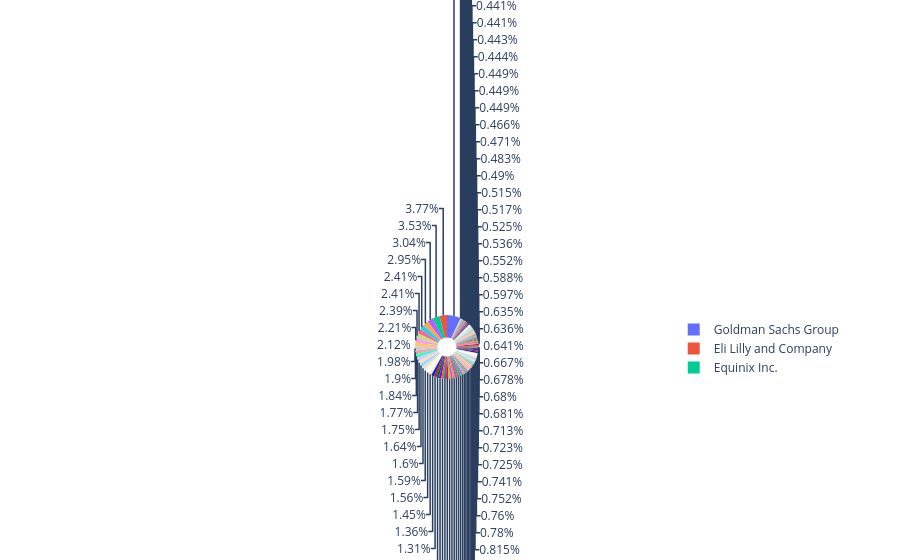

Source (notebook cell):
### Code cell
fig = go.Figure(data=[go.Pie(labels=stock_allocation['stock_name'], values=stock_allocation['current_allocation'],hole=0.3)])
fig.show()

### Figure 1 — Plotly figure (JSON) as saved in the notebook; plotly's stock layout.template omitted (floating-point values rounded to 4 significant figures)
{"data": [{"hole": 0.3, "labels": ["3M Company", "AT&T Inc.", "Abbott Laboratories", "Adobe Inc.", "Advanced Micro Devices", "Air Products & Chemicals", "Alphabet Inc.", "Amazon.com Inc.", "American Electric Power", "American Express Company", "American Tower Corp.", "Amgen Inc.", "Apple Inc.", "AvalonBay Communities", "Bank of America Corp.", "BlackRock Inc.", "Boeing Company", "Bristol-Myers Squibb", "Caterpillar Inc.", "Charter Communications", "Chevron Corporation", "Chubb Limited", "Cisco Systems Inc.", "Citigroup Inc.", "Comcast Corporation", "ConocoPhillips", "Costco Wholesale Corp.", "Crown Castle Inc.", "Deere & Company", "Digital Realty Trust", "Dominion Energy Inc.", "Duke Energy Corporation", "EOG Resources Inc.", "Ecolab Inc.", "Eli Lilly and Company", "Equinix Inc.", "Equity Residential", "Eversource Energy", "Exelon Corporation", "Exxon Mobil Corporation", "FedEx Corporation", "Fox Corporation", "Freeport-McMoRan Inc.", "General Electric Company", "Goldman Sachs Group", "Honeywell International", "IBM Corporation", "Intel Corporation", "International Paper Co.", "JPMorgan Chase & Co.", "Johnson & Johnson", "Linde Plc", "Lockheed Martin Corp.", "Marathon Petroleum Corp.", "Martin Marietta Materials", "McDonald's Corporation", "Medtronic Plc", "Merck & Co. Inc.", "Meta Platforms Inc.", "Microsoft Corporation", "Morgan Stanley", "NIKE Inc.", "NVIDIA Corporation", "Netflix Inc.", "Newmont Corporation", "NextEra Energy Inc.", "Nucor Corporation", "Occidental Petroleum", "Oracle Corporation", "PG&E Corporation", "Paramount Global", "PepsiCo Inc.", "Pfizer Inc.", "Phillips 66", "Pioneer Natural Resources", "Procter & Gamble Co.", "Prologis Inc.", "Qualcomm Inc.", "Raytheon Technologies", "Realty Income Corporation", "S&P Global Inc.", "SLB (Schlumberger)", "Salesforce Inc.", "Sempra Energy", "Sherwin-Williams Company", "Simon Property Group", "Southern Company", "Starbucks Corporation", "T-Mobile US Inc.", "Target Corporation", "Tesla Inc.", "The Coca-Cola Company", "The Home Depot Inc.", "The Walt Disney Company", "Thermo Fisher Scientific", "United Parcel Service", "UnitedHealth Group", "Valero Energy Corporation", "Verizon Communications", "Vulcan Materials Company", "WEC Energy Group", "Walmart Inc.", "Warner Bros. Discovery", "Wells Fargo & Company", "Welltower Inc."], "type": "pie", "values": [860500.0, 68330.0, 377500.0, 1133000.0, 2268000.0, 1406000.0, 969700.0, 1054000.0, 776400.0, 1788000.0, 728400.0, 553000.0, 1825000.0, 942100.0, 298000.0, 2761000.0, 869800.0, 286800.0, 2733000.0, 428900.0, 828100.0, 1322000.0, 506700.0, 727100.0, 137700.0, 466000.0, 3375000.0, 508100.0, 2760000.0, 1076000.0, 367600.0, 673700.0, 533100.0, 933200.0, 4312000.0, 4039000.0, 447700.0, 261700.0, 283400.0, 514600.0, 1663000.0, 252400.0, 452900.0, 2032000.0, 8045000.0, 943700.0, 1378000.0, 505500.0, 177000.0, 1340000.0, 893000.0, 1872000.0, 2177000.0, 1064000.0, 2423000.0, 1316000.0, 465700.0, 591500.0, 3479000.0, 1558000.0, 945100.0, 294600.0, 1294000.0, 589300.0, 683800.0, 359800.0, 1203000.0, 270000.0, 779200.0, 106700.0, 0.0, 778200.0, 113900.0, 848800.0, 0.0, 830500.0, 733600.0, 560800.0, 1017000.0, 288300.0, 2111000.0, 260000.0, 601600.0, 632500.0, 1998000.0, 816400.0, 239000.0, 513800.0, 1266000.0, 513500.0, 1503000.0, 399600.0, 1493000.0, 362100.0, 1830000.0, 505300.0, 2534000.0, 1435000.0, 317500.0, 1268000.0, 614200.0, 763600.0, 142900.0, 539600.0, 1313000.0]}], "layout": {}}
